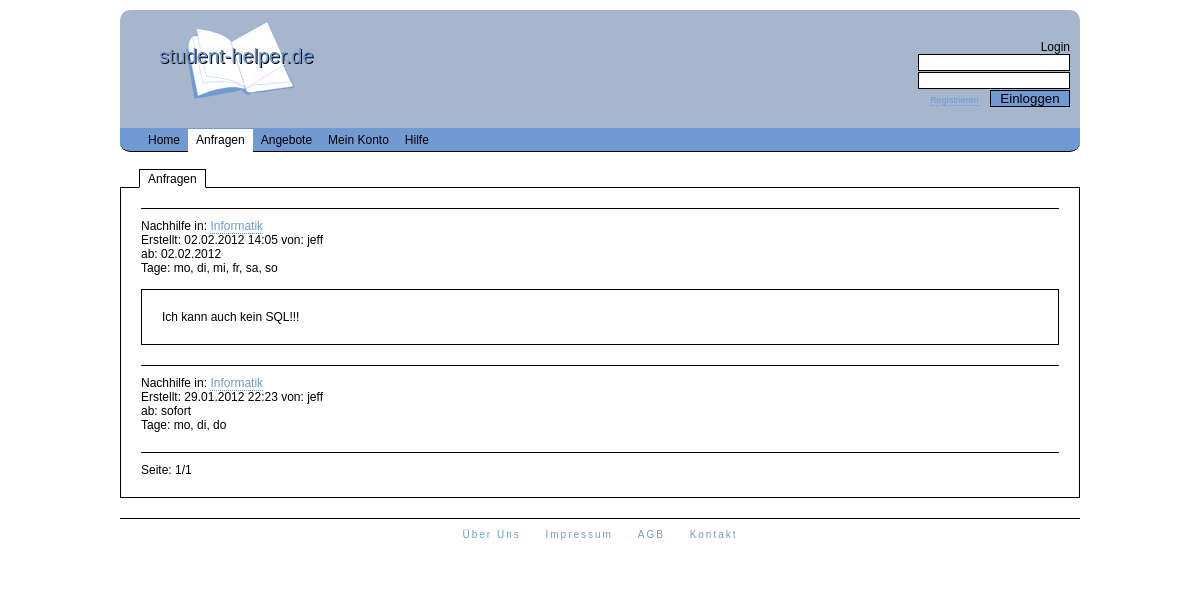
Screenshot of /index.php?l=anfragen&nachid=2 with the database file from the repository.
### tables this page shows
CREATE TABLE IF NOT EXISTS `nachhilfe` (
  `id` int(11) NOT NULL AUTO_INCREMENT,
  `userid` int(11) NOT NULL,
  `ortid` int(11) NOT NULL,
  `datetime` varchar(19) NOT NULL,
  `fach` varchar(30) NOT NULL,
  `zeitraum` varchar(30) NOT NULL,
  `tage` varchar(30) NOT NULL,
  `text` varchar(300) NOT NULL,
  `typ` tinyint(1) NOT NULL,
  `erledigt` tinyint(1) NOT NULL,
  PRIMARY KEY (`id`)
);

CREATE TABLE IF NOT EXISTS `user` (
  `id` int(11) NOT NULL AUTO_INCREMENT,
  `nick` varchar(20) NOT NULL,
  `email` varchar(30) NOT NULL,
  `pass` varchar(32) NOT NULL,
  `hochschulid` int(11) DEFAULT NULL,
  `name` varchar(30) DEFAULT NULL,
  `vorname` varchar(30) DEFAULT NULL,
  PRIMARY KEY (`id`)
);

### auth/auth.php (called while the page is built, shortened)
<?php
$logedin = false;
$db = new Database();
?>

### class/class.database.php (called while the page is built, shortened)
<?php
class Database {
    private $dbuser = 'swa3';
	private $dbpass = 'Shaim6ie';
	private $dbdb = 'swa3';
	public function __construct(){
	    try {
	        $this->db = new PDO('mysql:host=localhost;dbname='.$this->dbdb, $this->dbuser, $this->dbpass);
	        $this->db->setAttribute( PDO::ATTR_ERRMODE, PDO::ERRMODE_EXCEPTION );
	        $stmt = $this->db->prepare('SET NAMES utf8');
	        $stmt->execute();
	        $stmt = $this->db->prepare('SET CHARACTER SET utf8');
	        $stmt->execute();
        }
        catch (PDOException $e) {
            print "Error!: " . $e->getMessage() . "<br/>";
            die();
        }
	}
	public function select($what, $tabname, $where = null, $order = null, $limit = null){
	    try {
	        if (!$where){
	            $sql = "SELECT $what FROM $tabname";
	            $stmt = $this->db->prepare($sql);
	            $stmt->execute();
	        }
	        else {
	            $wherecond = "";
                foreach ($where AS $key => $val){
                    $wherecond .= ' AND `'.$key.'`=:'.$key;
                }
                if (!$order && !$limit){
	                $sql = "SELECT $what FROM `$tabname` WHERE ".substr($wherecond, 5);
	                $stmt = $this->db->prepare($sql);
	            }
	            elseif ($order && !$limit){
	                if (count($order) == 2){
	                    $ad = $order[1];
	                }
	                else {
	                    $ad = 'ASC';
	                }
	                $sql = "SELECT $what FROM `$tabname` WHERE ".substr($wherecond, 5)." ORDER BY $order[0] $ad";
	                $stmt = $this->db->prepare($sql);
	            }
	            foreach ($where AS $key => $val){
	                $stmt->bindParam(':'.$key, $where[$key]);
	            }
	            $stmt->execute();
	        }
	        return $stmt;
	    }
	    catch (PDOException $e) {
            print "Error!: " . $e->getMessage() . "<br/>";
            die();
        }
	}
}
?>

### content/nachhilfe.php (the view, shortened to what this page needs)
<?php
unset($where);
if ($_GET['l'] == 'anfragen'){
    $where['typ'] = 1;
}
elseif ($_GET['l'] == 'angebote'){
    $where['typ'] = 0;
}
elseif ((($_GET['l'] == 'meinkonto') && !isset($_GET['a'])) || (($_GET['l'] == 'meinkonto') && ($_GET['a'] == 'angebote'))){
    $where['typ'] = 0;
    $where['userid'] = $_SESSION['userid'];
}
elseif (($_GET['l'] == 'meinkonto') && ($_GET['a'] == 'anfragen')){
    $where['userid'] = $_SESSION['userid'];
    $where['typ'] = 1;
}
$where['erledigt'] = 0;
$order[0] = 'id';
$order[1] = 'DESC';
$stmt = $db->select("*", "nachhilfe", $where, $order);
$anzahl = $stmt->rowCount();
if ($anzahl == 0){
    echo '<div id="nachhilfecontainer">Keine Einträge vorhanden</div>';
}
else {
    for ($x = 0; $x < $anzahl; $x++){
        $ergarr[$x] = $stmt->fetchObject();
    }
    $seiten = intval($anzahl/10);
    if (($anzahl%10) > 0){
        $seiten += 1;
    }
    if (!isset($_GET['seite'])){
        $seite = 1;
    }
    else {
        $seite = $_GET['seite'];
    }
    $start = ($seite*10)-10;
    if ($anzahl > $start+10){
        $ende = $start+10;
    }
    else {
        $ende = $anzahl;
    }
    for ($start; $start < $ende; $start++){
        unset($where);
        $where['id'] = $ergarr[$start]->userid;
        $uisq = $db->select("nick", "user", $where);
        $uierg = $uisq->fetchObject();
        echo '<div id="nachhilfecontainer">
                <div id="nachhilfehead">';
        echo 'Nachhilfe in: ';
        $link = "";
        $lin = '';
        echo '<a href="index.php?l='.$_GET['l'].$lin.$link.'&nachid='.$ergarr[$start]->id.'">'.$ergarr[$start]->fach.'</a></br>';
        $datum = explode("-", $ergarr[$start]->datetime);
        echo 'Erstellt: '.$datum["2"].'.'.$datum["1"].'.'.$datum["0"].' '.$datum["3"].':'.$datum["4"].' ';
        echo 'von: '.$uierg->nick.'<br/>';
        echo 'ab: '.$ergarr[$start]->zeitraum.'<br/>';
        $tag = '';
        $tage = explode(';', $ergarr[$start]->tage);
        for ($i = 0; $i < count($tage); $i++){
            $tag .= ', '.$tage[$i];
        }
        echo 'Tage: '.substr($tag, 2);
        echo '</div>';
        if (isset($_GET["nachid"]) && ($_GET["nachid"] == $ergarr[$start]->id)){
            echo '<br/><div id="nachhilfebody">'.$ergarr[$start]->text.'</div>';
        }
        echo '</div>';
    }
    echo '<div id="seite">';
    echo 'Seite: '.$seite.'/'.$seiten;
    echo '</div>';
}
?>

### index.php (shortened to what this page needs)
<!DOCTYPE html>
<?php require('class/class.database.php');
    require('auth/csrf-token.php'); ?>
<html lang="de">
  <head>
    <?php require("auth/auth.php") ?>
    <link href="style.css" rel="stylesheet">
  </head>
  <body>
    <div id="wrapper">
      <div id="header">
	    <h1 class="contentleft"><a href="index.php"><img src="logo.svg" id="logo" alt="student-helper.de" width="222" height="80"></h1>
		<div id="schriftzug2" class=""><p>student-helper.de</p></div>
		<div id="schriftzug" class=""><p>student-helper.de</p></a></div>
		<?php require("loginbox.php") ?>
	  </div>
	  <div id="nav" class="clearfloats">
	    <ul>
		  <?php require("nav.php") ?>
		</ul>
	  </div>
	  <div id="content">
        <?php require("contentswitch.php") ?>
	  </div>
	  <div id="footer" class="clearfloats">
	    <ul>
		<?php require("footnav.php") ?>
		</ul>
	  </div>
	</div>
  </body>
</html>

### loginbox.php
<?php
if ($logedin == true){
    echo '<form id="login" class="contentright" action="scripts/login.php" method="post">
        Sie sind eingeloggt '.$_SESSION['usernick'].'</br>
        Neue Nachrichten: <a href="index.php?l=nachrichten&n=inbox">'.$news.'</a></br>
        <input type="hidden" name="logout" value="true"></br>
        <input type="submit" name="log" value="Logout" class="button"></form>';
}
else {
    echo '<form id="login" class="contentright" action="scripts/login.php" method="post">
        Login<br/>
        <input type="text" name="user" class="login" /><br/>
        <input type="password" name="passwd" class="login" /><br/>
        <input type="hidden" name="token" value="'.csrf_token().'">
		<a href="index.php?l=register" id="reg">Registrieren</a>
        <input type="submit" name="log" value="Einloggen" class="button" />
        </form>';
}
?>

### nav.php (shortened to what this page needs)
<?php
if (!isset($_GET['l']) || ($_GET['l'] == "home")){
    echo '<li class="sie-sind-hier"><a href="index.php?l=home">Home</a></li>';
    echo '<li><a href="index.php?l=anfragen">Anfragen</a></li>';
    echo '<li><a href="index.php?l=angebote">Angebote</a></li>';
    echo '<li><a href="index.php?l=meinkonto">Mein Konto</a></li>';
    echo '<li><a href="index.php?l=hilfe">Hilfe</a></li>';
    if ($logedin) {
        echo '<li><a href="index.php?l=nachrichten">Nachrichten</a></li>';
    }
}
elseif ($_GET['l'] == "anfragen"){
    echo '<li><a href="index.php?l=home">Home</a></li>';
    echo '<li class="sie-sind-hier"><a href="index.php?l=anfragen">Anfragen</a></li>';
    echo '<li><a href="index.php?l=angebote">Angebote</a></li>';
    echo '<li><a href="index.php?l=meinkonto">Mein Konto</a></li>';
    echo '<li><a href="index.php?l=hilfe">Hilfe</a></li>';
}
?>

### contentswitch.php
<?php
    if (!isset($_GET['l']) || ($_GET['l'] == "home")){
        require("content/home.php");
    }
    elseif ($_GET['l'] == "anfragen"){
        require("content/anfragen.php");
    }
    elseif ($_GET['l'] == "angebote"){
        require("content/angebote.php");
    }
    elseif ($_GET['l'] == "meinkonto"){
        require("content/meinkonto.php");
    }
    elseif ($_GET['l'] == "hilfe"){
        require("content/hilfe.php");
    }
    elseif ($_GET['l'] == "nachrichten"){
        require("content/nachrichten.php");
    }
    elseif ($_GET['l'] == "about"){
        require("content/about.php");
    }
    elseif ($_GET['l'] == "agb"){
        require("content/agb.php");
    }
    elseif ($_GET['l'] == "impressum"){
        require("content/impressum.php");
    }
    elseif ($_GET['l'] == "kontakt"){
        require("content/kontakt.php");
    }
    elseif ($_GET['l'] == "register"){
        require("content/register.php");
    }
    elseif ($_GET['l'] == "such"){
        require("such.php");
    }
?>

### content/anfragen.php (shortened to what this page needs)
<?php
$neu = "";
for ($x = 0; $x < 2; $x++){
    $class["$x"] = "";
}
if (!isset($_GET['a']) || ($_GET['a'] == "anfragen")){
        $class["0"] = ' class="sie-sind-hier"';
    }
    elseif ($_GET['a'] == "nanfrage"){
        $class["1"] = ' class="sie-sind-hier"';
    }
echo '<div id="anfragecontainer">
        <div id="anfragenav">
            <ul>
			    <li'.$class["0"].'><a href="index.php?l=anfragen&a=anfragen">Anfragen</a></li>'.$neu.'
			</ul>
        </div>
        ';
        if (!isset($_GET['a']) || ($_GET['a'] == "anfragen")){
			echo '<div id="anfragen" class="content">';
            require('content/nachhilfe.php');
			echo '</div>';
        }
        elseif ($_GET['a'] == "nanfrage"){
            require('content/neuesangebot.php');
        }
        echo '
    </div>';
?>

### footnav.php
<?php
if (isset($_GET['l'])){
    if ($_GET['l'] == "about"){
        echo '<li class="sie-sind-foot"><a href="index.php?l=about">Über Uns</a></li>
            <li><a href="index.php?l=impressum">Impressum</a></li>
            <li><a href="index.php?l=agb">AGB</a></li>
            <li><a href="index.php?l=kontakt">Kontakt</a></li>';
    }
    elseif ($_GET['l'] == "impressum"){
        echo '<li><a href="index.php?l=about">Über Uns</a></li>
            <li class="sie-sind-foot"><a href="index.php?l=impressum">Impressum</a></li>
            <li><a href="index.php?l=agb">AGB</a></li>
            <li><a href="index.php?l=kontakt">Kontakt</a></li>';
    }
    elseif ($_GET['l'] == "agb"){
        echo '<li><a href="index.php?l=about">Über Uns</a></li>
            <li><a href="index.php?l=impressum">Impressum</a></li>
            <li class="sie-sind-foot"><a href="index.php?l=agb">AGB</a></li>
            <li><a href="index.php?l=kontakt">Kontakt</a></li>';
    }
    elseif ($_GET['l'] == "kontakt"){
        echo '<li><a href="index.php?l=about">Über Uns</a></li>
            <li><a href="index.php?l=impressum">Impressum</a></li>
            <li><a href="index.php?l=agb">AGB</a></li>
            <li class="sie-sind-foot"><a href="index.php?l=kontakt">Kontakt</a></li>';
    }
    else {
        echo '<li><a href="index.php?l=about">Über Uns</a></li>
            <li><a href="index.php?l=impressum">Impressum</a></li>
            <li><a href="index.php?l=agb">AGB</a></li>
            <li><a href="index.php?l=kontakt">Kontakt</a></li>';
    }
}
else {
    echo '<li><a href="index.php?l=about">Über Uns</a></li>
        <li><a href="index.php?l=impressum">Impressum</a></li>
        <li><a href="index.php?l=agb">AGB</a></li>
        <li><a href="index.php?l=kontakt">Kontakt</a></li>';
}
?>

### style.css (style rules this page uses)
body { background-color: white ;color: black; font-family: Verdana, Arial, Helvetica, sans-serif; font-size: 12px; }
h1 { font-size: 20px; }
ul { margin-left: 1em; }
li { margin-left: 0.8em; }
body, div, h1, h2, h3, h4, h5, h6, p, th, td, ul, li, form, input, textarea { padding: 0; margin: 0; }
h1, h2, h3, h4, h5, h6, p, ul { margin-bottom: 1em; }
h1, h2, h3, h4, h5, h6 { font-family: Georgia, Verdana, Arial, Helvetica, sans-serif; font-weight: bold; }
a { text-decoration: none; }
a:link { color: #709AD1; }
form { width: 300px; padding: 20px; border: 1px solid black; }
img#logo { color: black; }
h1 a { text-decoration: none; }
h1 a:link { text-decoration: none; }
#wrapper { background: none; color: black; width: 960px; margin: 10px auto; }
#header { position: relative; background: #a5b6cd; color: black; padding: 10px 10px 0 10px; border-top-left-radius: 10px; border-top-right-radius: 10px; }
#header h1 { margin-bottom: 0; }
#header form { text-align: right; }
#header form a { color: black; font-size: 9px; }
#login { border: none; }
form#login a { text-decoration: none; border-bottom: 1px dotted #709AD1; }
form#login a:link { color: #709AD1; border-bottom: 1px dotted #709AD1; }
#reg { margin-right: 8px; }
#schriftzug { float: left; margin-top: 25px; margin-left: -193px; }
#schriftzug p { font-size: 20px; color: #709AD1; }
#schriftzug2 { float: left; margin-top: 26px; margin-left: -192px; }
#schriftzug2 p { font-size: 20px; color: black; }
#nav { text-align: left; color: black; background: #709AD1; padding: 5px 20px 4px 20px; border-bottom: 1px solid black; border-bottom-left-radius: 10px; border-bottom-right-radius: 10px; }
#nav ul { margin-bottom: 0; }
#nav li { display: inline; list-style-type: none; margin: 0; }
#nav a { color: black; background-color: #709AD1; padding: 4px 8px 4px 8px; border-bottom: 1px solid black; }
#nav li.sie-sind-hier a { color: black; background-color: white; border-bottom-color: white; }
#content { padding: 20px 0px 20px 0px; }
#content ul { margin: 0 0 1px 19px; }
#content li { display: inline; list-style-type: none; margin: 0 1px 0 0; }
#content li a { color: black; background-color: #709AD1; padding: 2px 8px 1px 8px; border: 1px solid black; }
#content li.sie-sind-hier a { color: black; background-color: white; border-bottom: 1px solid white; }
#content a { border-bottom: 1px dotted #709AD1; }
#nachhilfecontainer { border-top: 1px solid black; padding: 10px 0 20px 0; }
#seite { border-top: 1px solid black; padding: 10px 0 0 0; }
#nachhilfebody { border: 1px solid black; padding: 20px; }
#footer { padding: 10px 20px 20px 20px; border-top: 1px solid black; margin-top: 0; text-align: center; font-size: 10px; letter-spacing: 2px; }
#footer li { display: inline; list-style-type: none; margin: 0; padding: 0 10px 0 10px; }
.content { width: 918px; padding: 20px; border: 1px solid black; }
.contentleft { float: left; }
.contentright { margin-left: 620px; }
.clearfloats { clear: both; }
.login { width: 150px; border: 1px solid black; margin-bottom: 1px; }
.button { width: 80px; border: 1px solid black; background-color: #709AD1; margin-bottom: 1px; }

### rows the page displays
nachhilfe: fach "Informatik", datetime "02", datetime "2012", datetime "14", datetime "05", userid.nick "jeff", zeitraum "02.02.2012", tag "mo, di, mi, fr, sa, so", text "Ich kann auch kein SQL!!!"
nachhilfe: fach "Informatik", datetime "29", datetime "01", datetime "2012", datetime "22", datetime "23", userid.nick "jeff", zeitraum "sofort", tag "mo, di, do"

### other values shown
$seite "1"
$seiten "1"
